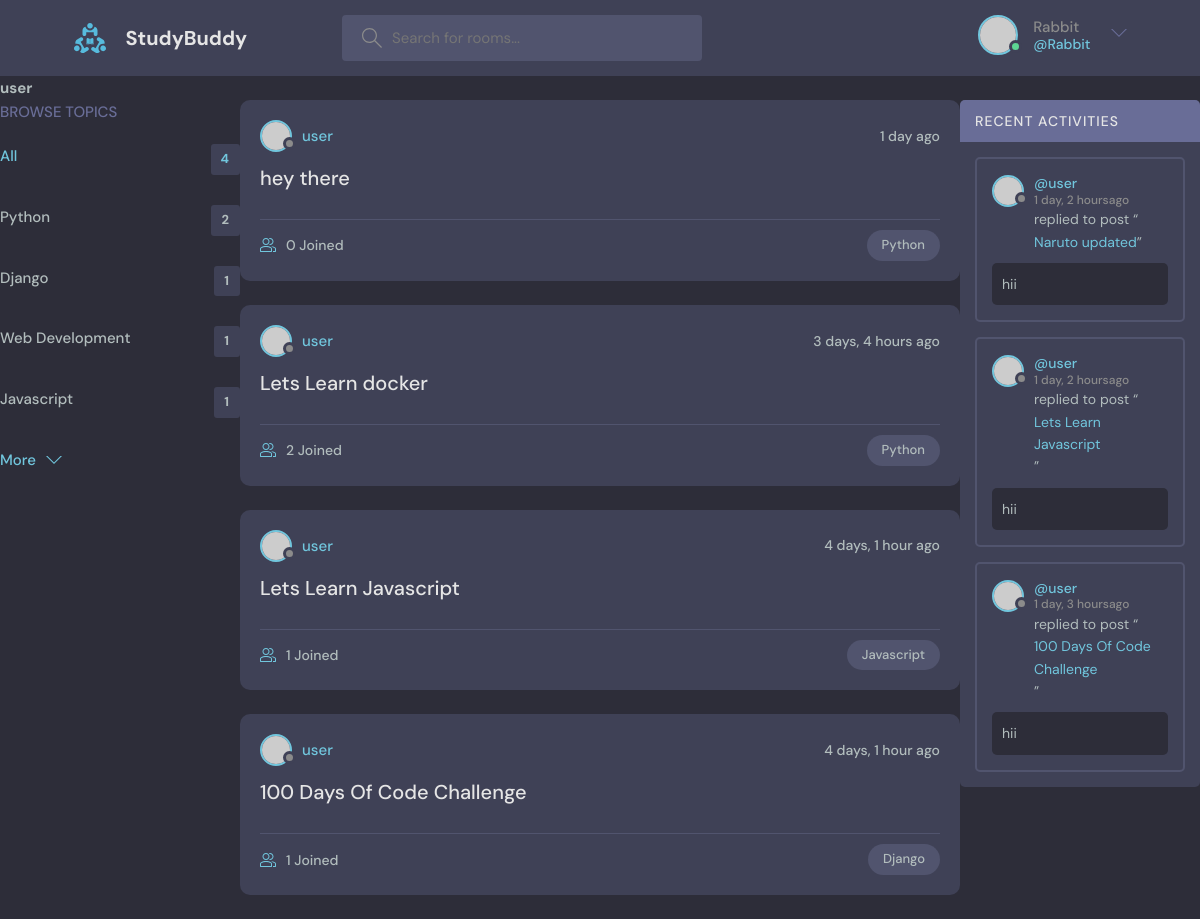
The page /profile/1/ (signed in) on the database its author committed.
### base/models.py (models this page shows, shortened)
class Topic(models.Model):
    name = models.CharField(max_length=200)

class Room(models.Model):
    host = models.ForeignKey(User, on_delete=models.SET_NULL, null=True)
    topic = models.ForeignKey(Topic, on_delete=models.SET_NULL, null=True)
    name = models.CharField(max_length=200)
    description = models.TextField(null=True, blank=True)
    participants = models.ManyToManyField(User, related_name='participants', blank=True )
    updated = models.DateTimeField(auto_now=True)
    created = models.DateTimeField(auto_now_add=True)
    class Meta:
        ordering = ['-updated', '-created']
    def __str__(self):
        return self.name

class Message(models.Model):
    user = models.ForeignKey(User, on_delete=models.CASCADE)
    room = models.ForeignKey(Room, on_delete=models.CASCADE)
    body = models.TextField()
    updated = models.DateTimeField(auto_now=True)
    created = models.DateTimeField(auto_now_add=True)
    class Meta:
        ordering = ['-updated', '-created']

### base/views.py (the view)
# urls.py: path('profile/<str:pk>/', views.userProfile, name="user-profile"),
def userProfile(request, pk):
    user = User.objects.get(id=pk)
    rooms = user.room_set.all()
    room_messages = user.message_set.all()
    topics = Topic.objects.all()
    context  = {'user': user,'rooms': rooms,'room_messages': room_messages,'topics':topics}
    return render(request, 'base/profile.html', context)

### base/templates/base/profile.html (shortened to what this page needs)
{% extends 'main.html' %}
{% block content %}
<h1>{{user.username}}</h1>
<div class="profile-container">
    <div>
        {% include 'base/topics_component.html'  %}
    </div>
    <div>
{% include 'base/feed_component.html'  %}
    </div>
  <div>
    {% include 'base/activity_component.html'  %}
  </div>
</div>
{% endblock content %}

### templates/navbar.html (shortened to what this page needs)
{% load static %}
<header class="header header--loggedIn">
    <div class="container">
      <a href="{% url 'home' %}" class="header__logo">
        <img src="{% static 'images/logo.svg' %}" />
        <h1>StudyBuddy</h1>
      </a>
      <form class="header__search" method="GET" action="{% url 'home' %}" >
        <label>
          <input name="q" placeholder="Search for rooms..." />
        </label>
      </form>
      <nav class="header__menu">
        {% if request.user.is_authenticated %}
        <div class="header__user">
          <a href="profile.html">
            <div class="avatar avatar--medium active">
              <img src="https://randomuser.me/api/portraits/men/37.jpg" />
            </div>
            <p>{{request.user.username}}<span>@{{request.user.username}}</span></p>
          </a>
          <button class="dropdown-button">
            <svg version="1.1" xmlns="http://www.w3.org/2000/svg" width="32" height="32" viewBox="0 0 32 32">
              <title>chevron-down</title>
              <path d="M16 21l-13-13h-3l16 16 16-16h-3l-13 13z"></path>
            </svg>
          </button>
        </div>
        {% else %}
        <a href="{% url 'login' %}">
          <img src="{% static 'images/avatar.svg' %}" />
          <p>Login</p>
        </a>
        {% endif %}
      </nav>
    </div>
  </header>

### base/templates/base/topics_component.html
<div class="topics">
    <div class="topics__header">
      <h2>Browse Topics</h2>
    </div>
    <ul class="topics__list">
      <li>
        <a href="{% url 'home' %}" class="active">All <span>{{topics.count}}</span></a>
      </li>
      {% for topic in topics %}
      <li>
        <a href="{% url 'home'%}?q={{topic.name}}">{{topic.name}} <span>{{topic.room_set.all.count}}</span></a>
      </li>
      {% endfor %}
    </ul>
    <a class="btn btn--link" href="topics.html">
      More
      <svg version="1.1" xmlns="http://www.w3.org/2000/svg" width="32" height="32" viewBox="0 0 32 32">
        <title>chevron-down</title>
        <path d="M16 21l-13-13h-3l16 16 16-16h-3l-13 13z"></path>
      </svg>
    </a>
  </div>

### base/templates/base/feed_component.html (shortened to what this page needs)
{% for room in rooms %}
<div class="roomListRoom">
    <div class="roomListRoom__header">
      <a href="{% url 'user-profile' room.host.id %}" class="roomListRoom__author">
        <div class="avatar avatar--small">
          <img src="https://randomuser.me/api/portraits/women/11.jpg" />
        </div>
        <span>{{room.host.username}}</span>
      </a>
      <div class="roomListRoom__actions">
        <span>{{room.created|timesince}} ago</span>
      </div>
    </div>
    <div class="roomListRoom__content">
      <a href="{% url 'room' room.id %}">{{room.name}}</a>
    </div>
    <div class="roomListRoom__meta">
      <a href="{% url 'room' room.id %}" class="roomListRoom__joined">
        {{room.participants.all.count}} Joined
      </a>
      <p class="roomListRoom__topic">{{room.topic.name}}</p>
    </div>
  </div>
  {% endfor %}

### base/templates/base/activity_component.html (shortened to what this page needs)
<div class="activities">
    <div class="activities__header">
      <h2>Recent Activities</h2>
    </div>
    {% for message in room_messages %}
    <div class="activities__box">
      <div class="activities__boxHeader roomListRoom__header">
        <a href="{% url 'user-profile' message.user.id  %}" class="roomListRoom__author">
          <div class="avatar avatar--small">
            <img src="https://randomuser.me/api/portraits/women/11.jpg" />
          </div>
          <p>
            @{{message.user}}
            <span>{{message.created|timesince}}ago</span>
          </p>
        </a>
      </div>
      <div class="activities__boxContent">
        <p>replied to post “<a href="{% url 'user-profile' message.room.id  %}">{{message.room}}</a>”</p>
        <div class="activities__boxRoomContent">
            {{message.body}}
        </div>
      </div>
    </div>
    {% endfor %}
  </div>

### base/templates/base/profile.html (style rules this page uses)
.profile-container { display: grid; grid-template-columns: 1fr 3fr 1fr; }

### rows shown on the page
Topic: name "Python", room_set.all.count "2"
Topic: name "Django", room_set.all.count "1"
Topic: name "Web Development", room_set.all.count "1"
Topic: name "Javascript", room_set.all.count "1"
Room: host.username "user", created "1 day", name "hey there", participants.all.count "0", topic.name "Python"
Room: host.username "user", created "3 days, 4 hours", name "Lets Learn docker", participants.all.count "2", topic.name "Python"
Room: host.username "user", created "4 days, 1 hour", name "Lets Learn Javascript", participants.all.count "1", topic.name "Javascript"
Room: host.username "user", created "4 days, 1 hour", name "100 Days Of Code Challenge", participants.all.count "1", topic.name "Django"
Message: user "user", created "1 day, 2 hours", room "Naruto updated", body "hii"
Message: user "user", created "1 day, 2 hours", room "Lets Learn Javascript", body "hii"
Message: user "user", created "1 day, 3 hours", room "100 Days Of Code Challenge", body "hii"

### other values the page prints
{{ request.user.username }} "Rabbit"
{{ user.username }} "user"
{{ topics.count }} "4"
